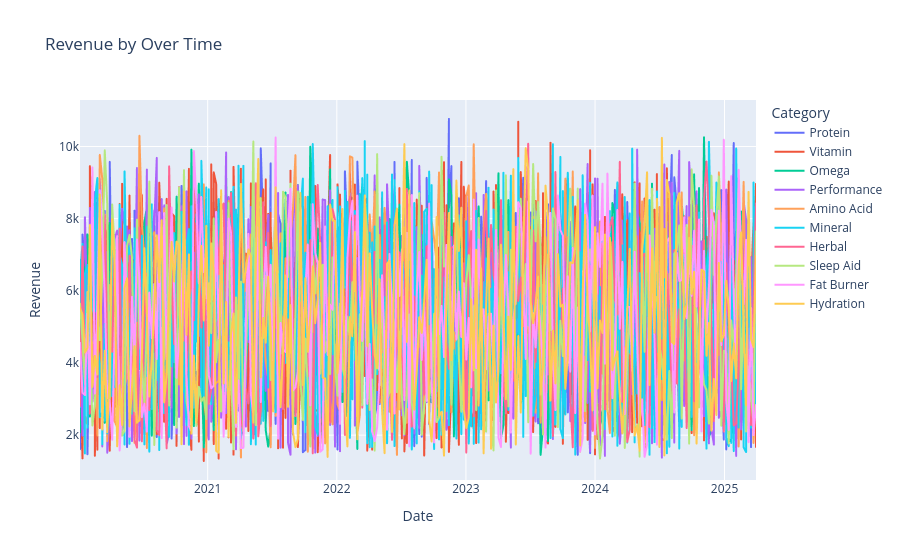

Source (notebook cell):
### Code cell
fig = px.line(df, x='Date',y='Revenue',color= 'Category',title = 'Revenue by Over Time')
fig.show()

### Figure 1 — Plotly figure (JSON) as saved in the notebook; plotly's stock layout.template omitted (floating-point values rounded to 4 significant figures; data arrays with more than 128 entries replaced by an {"elided": "..."} marker saying what was removed)
{"data": [{"hovertemplate": "Category=Protein<br>Date=%{x}<br>Revenue=%{y}<extra></extra>", "legendgroup": "Protein", "line": {"color": "#636efa", "dash": "solid"}, "marker": {"symbol": "circle"}, "mode": "lines", "name": "Protein", "showlegend": true, "type": "scattergl", "x": {"elided": "548 str values"}, "xaxis": "x", "y": {"elided": "548 float values"}, "yaxis": "y"}, {"hovertemplate": "Category=Vitamin<br>Date=%{x}<br>Revenue=%{y}<extra></extra>", "legendgroup": "Vitamin", "line": {"color": "#EF553B", "dash": "solid"}, "marker": {"symbol": "circle"}, "mode": "lines", "name": "Vitamin", "showlegend": true, "type": "scattergl", "x": {"elided": "822 str values"}, "xaxis": "x", "y": {"elided": "822 float values"}, "yaxis": "y"}, {"hovertemplate": "Category=Omega<br>Date=%{x}<br>Revenue=%{y}<extra></extra>", "legendgroup": "Omega", "line": {"color": "#00cc96", "dash": "solid"}, "marker": {"symbol": "circle"}, "mode": "lines", "name": "Omega", "showlegend": true, "type": "scattergl", "x": {"elided": "274 str values"}, "xaxis": "x", "y": {"elided": "274 float values"}, "yaxis": "y"}, {"hovertemplate": "Category=Performance<br>Date=%{x}<br>Revenue=%{y}<extra></extra>", "legendgroup": "Performance", "line": {"color": "#ab63fa", "dash": "solid"}, "marker": {"symbol": "circle"}, "mode": "lines", "name": "Performance", "showlegend": true, "type": "scattergl", "x": {"elided": "548 str values"}, "xaxis": "x", "y": {"elided": "548 float values"}, "yaxis": "y"}, {"hovertemplate": "Category=Amino Acid<br>Date=%{x}<br>Revenue=%{y}<extra></extra>", "legendgroup": "Amino Acid", "line": {"color": "#FFA15A", "dash": "solid"}, "marker": {"symbol": "circle"}, "mode": "lines", "name": "Amino Acid", "showlegend": true, "type": "scattergl", "x": {"elided": "274 str values"}, "xaxis": "x", "y": {"elided": "274 float values"}, "yaxis": "y"}, {"hovertemplate": "Category=Mineral<br>Date=%{x}<br>Revenue=%{y}<extra></extra>", "legendgroup": "Mineral", "line": {"color": "#19d3f3", "dash": "solid"}, "marker": {"symbol": "circle"}, "mode": "lines", "name": "Mineral", "showlegend": true, "type": "scattergl", "x": {"elided": "822 str values"}, "xaxis": "x", "y": {"elided": "822 float values"}, "yaxis": "y"}, {"hovertemplate": "Category=Herbal<br>Date=%{x}<br>Revenue=%{y}<extra></extra>", "legendgroup": "Herbal", "line": {"color": "#FF6692", "dash": "solid"}, "marker": {"symbol": "circle"}, "mode": "lines", "name": "Herbal", "showlegend": true, "type": "scattergl", "x": {"elided": "274 str values"}, "xaxis": "x", "y": {"elided": "274 float values"}, "yaxis": "y"}, {"hovertemplate": "Category=Sleep Aid<br>Date=%{x}<br>Revenue=%{y}<extra></extra>", "legendgroup": "Sleep Aid", "line": {"color": "#B6E880", "dash": "solid"}, "marker": {"symbol": "circle"}, "mode": "lines", "name": "Sleep Aid", "showlegend": true, "type": "scattergl", "x": {"elided": "274 str values"}, "xaxis": "x", "y": {"elided": "274 float values"}, "yaxis": "y"}, {"hovertemplate": "Category=Fat Burner<br>Date=%{x}<br>Revenue=%{y}<extra></extra>", "legendgroup": "Fat Burner", "line": {"color": "#FF97FF", "dash": "solid"}, "marker": {"symbol": "circle"}, "mode": "lines", "name": "Fat Burner", "showlegend": true, "type": "scattergl", "x": {"elided": "274 str values"}, "xaxis": "x", "y": {"elided": "274 float values"}, "yaxis": "y"}, {"hovertemplate": "Category=Hydration<br>Date=%{x}<br>Revenue=%{y}<extra></extra>", "legendgroup": "Hydration", "line": {"color": "#FECB52", "dash": "solid"}, "marker": {"symbol": "circle"}, "mode": "lines", "name": "Hydration", "showlegend": true, "type": "scattergl", "x": {"elided": "274 str values"}, "xaxis": "x", "y": {"elided": "274 float values"}, "yaxis": "y"}], "layout": {"legend": {"title": {"text": "Category"}, "tracegroupgap": 0}, "title": {"text": "Revenue by Over Time"}, "xaxis": {"anchor": "y", "domain": [0, 1], "title": {"text": "Date"}}, "yaxis": {"anchor": "x", "domain": [0, 1], "title": {"text": "Revenue"}}}}
